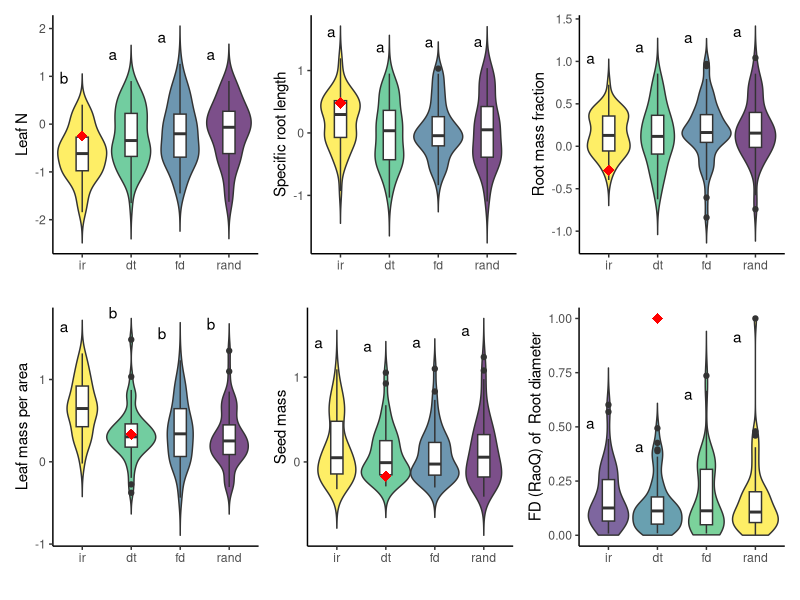
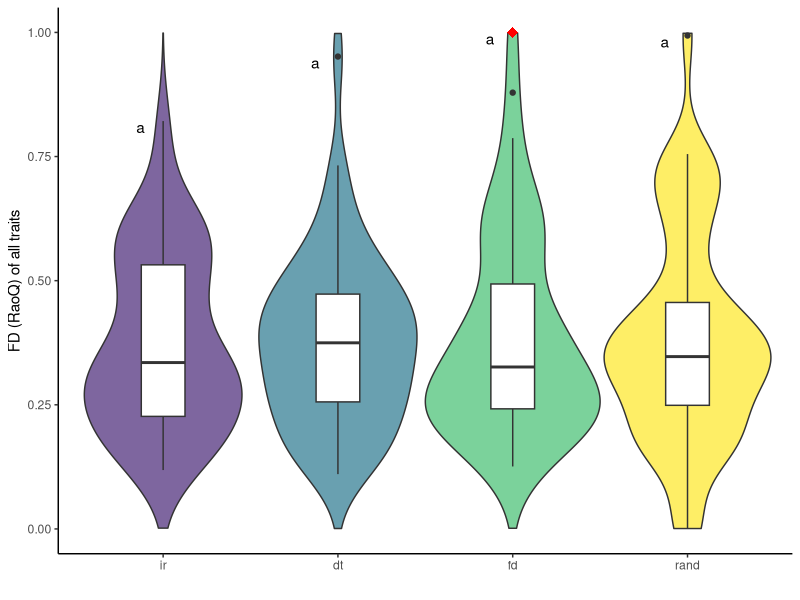
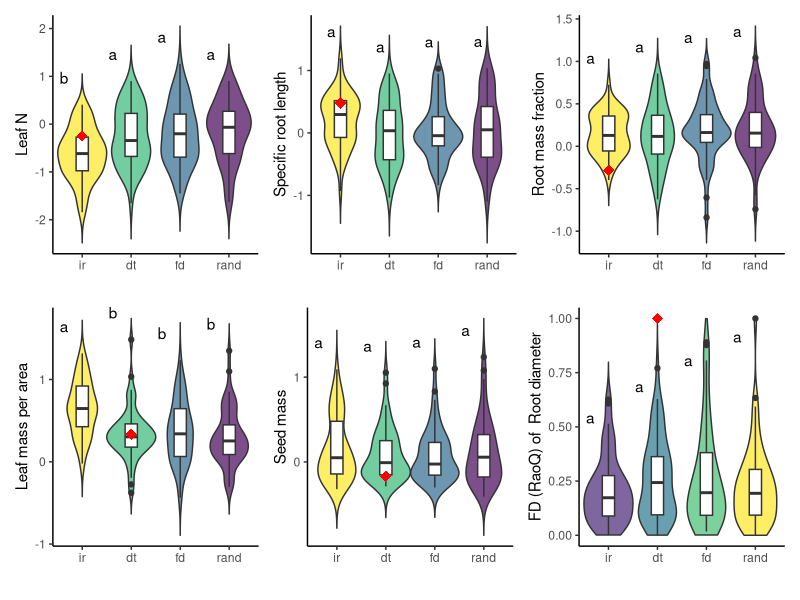
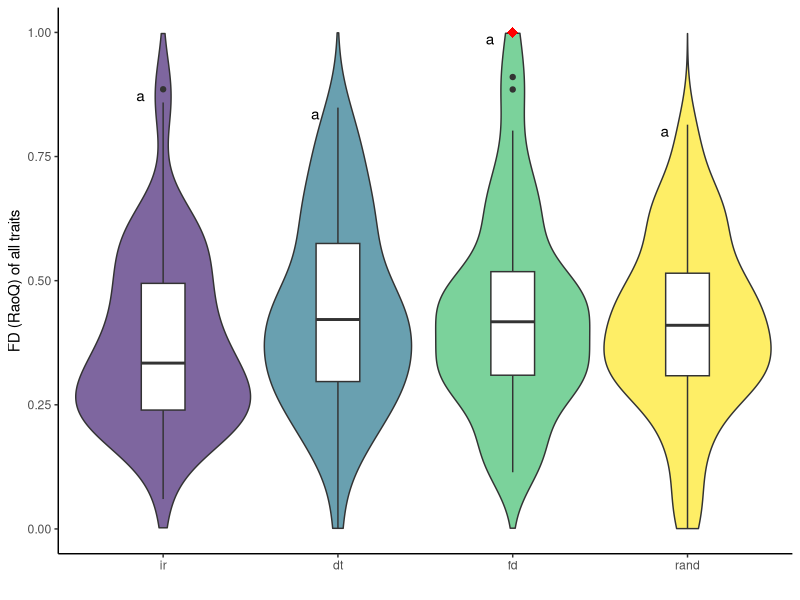
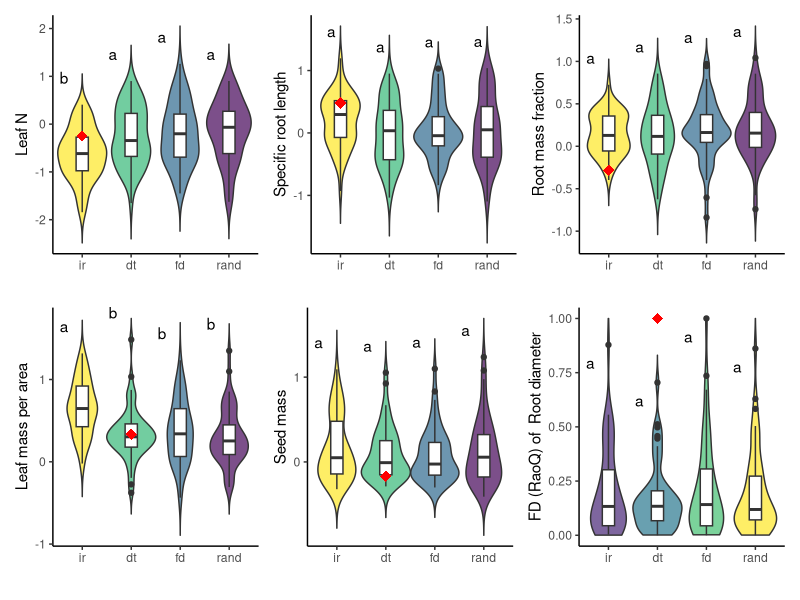
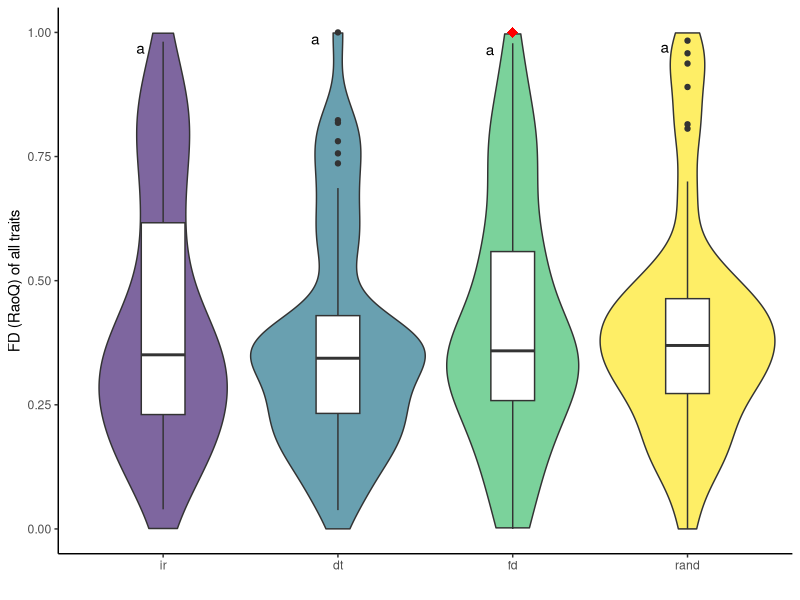
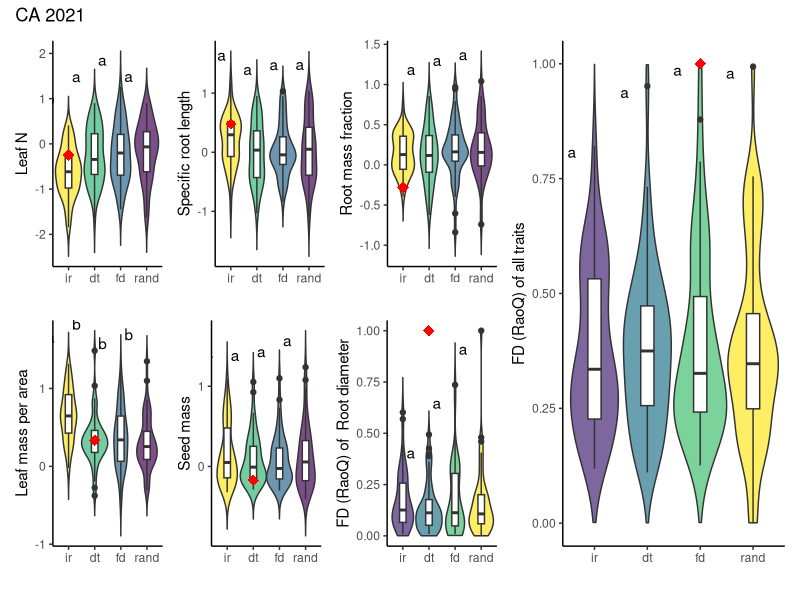
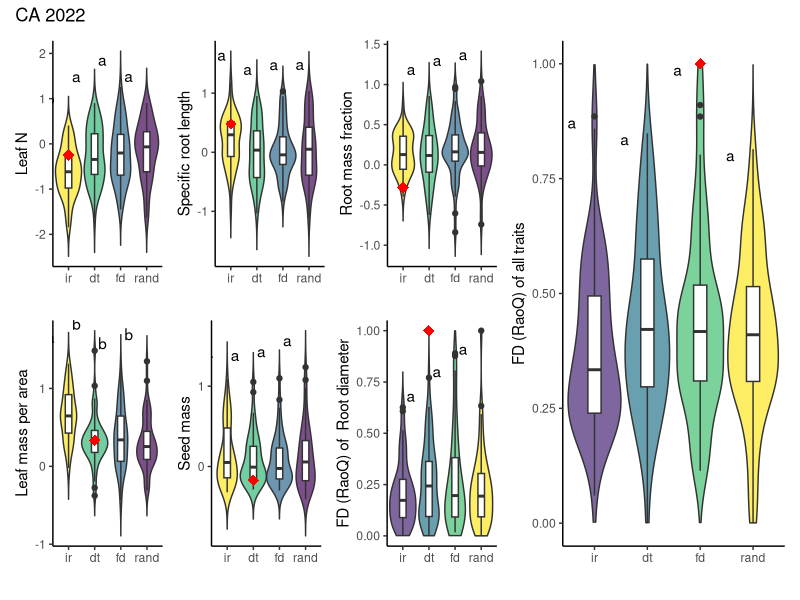

Here is the R script that generated these plots, in order: (Note: this script raises an error after producing the figures.)
#### CWM ANOVA's and figures for CA site
#### How to CWM's differ by trt?
#### How do CWM's maintain/change through time? (not on here right now)

library(tidyverse)

#### Functions needed to normalizing RoaQ, making post-hoc letters, 
#### and creating figures
# Function for normalizing FD
normalize <- function(x) {
  return ((x - min(x)) / (max(x) - min(x)))
}

# automatically extract post-hoc comparisons from tukey and place on plot
generateTukeyLabel <- function(model, y_var) {
  # Perform Tukey HSD
  tukey_cov <- TukeyHSD(model)
  # Display letters for each site
  multcompView::multcompLetters4(model, tukey_cov)
  sum_labels <- data.frame(multcompView::multcompLetters4(model, tukey_cov)$trt['Letters'])
  sum_labels <- sum_labels %>% rownames_to_column("trt")
  # Obtain letter position for y axis using means
  yvalue <- aggregate(y_var ~ trt, data = model$model, max)
  # Merge dataframes
  tukeylabel <- merge(sum_labels, yvalue)
  return(tukeylabel)
}

# make violin plot for traits functional diversity (RoaQ)
CWM_trait_FD_plot <- function(data, trait, ylab) {
  ggplot(data, aes_string("trt", trait)) +
    geom_violin(aes(fill = trt), width = 1, trim = FALSE) +
    geom_boxplot(width = 0.25) +
    #geom_jitter(width = 0.12, height = 0, size = 1, alpha = 0.3) +
    scale_fill_viridis_d(option = "D", begin = 0.1, end = 1, alpha = 0.7) +
    theme_classic() +
    ylab(paste("FD (RaoQ) of ", ylab)) +
    xlab("") +
    ylim(0,1)+
    #ylim(0,max(trait+.5)) +
    theme(legend.position = "none")
}

# make violin plot for trait 
CWM_trait_plot <- function(data, trait, ylab) {
  ggplot(data, aes_string("trt", trait)) +
    geom_violin(aes(fill = trt), width = 1, trim = FALSE) +
    geom_boxplot(width = 0.25) +
    #geom_jitter(width = 0.12, height = 0, size = 1, alpha = 0.3) +
    scale_fill_viridis_d(option = "D", begin = 1, end = .01, alpha = 0.7) +
    theme_classic() +
    ylab(ylab) +
    xlab("") +
    theme(legend.position = "none")
}


#### reading in data
dat <- read.csv("data/cwm_ca.csv") #cwm data
dat$trt <- factor(dat$trt, levels = c('ir','dt','fd','rand'),ordered = TRUE) #order trt levels
datFD <- read.csv("data/cwm_raoq_ca.csv") #cwm RoaQ data
datFD$trt <- factor(datFD$trt, levels = c('ir','dt','fd','rand'),ordered = TRUE) #order trt levels
#trait data
traits.ca <- read.csv("data/annualgrass.csv", header=TRUE, row.names=1) # CSV of species-trait combinations (for OG 25)
traits.ca <- traits.ca %>% select(-c(Asat,WUE,RLD,RTD))
# add graminoid
traits.ca$graminoid <- c(0,0,0,0,1,0,1,0,0,0, #10
                         1,1,0,1,0,1,1,1,0,0, #20
                         0,0,0,0,1,1,0,0,0,1, #30
                         1,0,0,1,1,0,1,1,0,1,1) #41
#scale traits
traits.ca$SRL = scale(log(traits.ca$SRL))
traits.ca$LMA = scale(log(traits.ca$LMA))
traits.ca$N = scale(log(traits.ca$N))
traits.ca$seed.mass = scale(traits.ca$seed.mass)
traits.ca$Rdiam = scale(log(traits.ca$Rdiam))
#traits.ca$sla = scale(log(traits.ca$sla))
traits.ca$RMF = scale(log(traits.ca$RMF))
#filter for only OG 25 species used
traits.ca <- traits.ca %>% 
  filter(Code != "AVBA") %>% 
  filter(Code != "BRNI") %>%
  filter(Code != "LUAL") %>%
  filter(Code != "MASA") %>% 
  filter(Code != "PEHE") %>% 
  filter(Code != "SACO") %>%
  filter(Code != "FEPE") %>%  # this one appears in communities, just not OG preds
  filter(Code != "FEMY") %>%  # this one appears in communities, just not OG preds
  filter(Code != "BRMA")      # this one appears in communities, just not OG preds

## subset data by year for figures
subdat21 <- dat %>% filter(year=="2021")
subdatFD21 <- datFD %>% filter(year=="2021")
subdat22 <- dat %>% filter(year=="2022")
subdatFD22 <- datFD %>% filter(year=="2022")
subdat23 <- dat %>% filter(year=="2023")
subdatFD23 <- datFD %>% filter(year=="2023")

#### Did traits of seeding treatments differ? (ANOVA, post-hoc Tukey, and plotting)
#### 2021 ####
summary(leafn21.mod <- aov(N~trt, subdat21))
leafn21.tuk <- generateTukeyLabel(leafn21.mod, subdat21$N)
leafn.ca.21 <- CWM_trait_plot(subdat21,subdat21$N,"Leaf N") +
  geom_point(aes(y=quantile(N,.33),x="ir"), data=traits.ca, col= "red", shape=18, size=3.5) + # Specifying the target object (red dot).
#  geom_point(aes(y=quantile(cwm21.wy$leafn,.25),x="ir"), data=traits.wy, col= "red", shape=18, size=3.5) # target could be specified per year, but probably makes less sense.
  geom_text(data = leafn21.tuk, aes(x = trt, y = y_var, label = Letters), hjust=2.5, vjust=-1.75, col="black") #add tukey labels

summary(srl21.mod <- aov(SRL~trt, subdat21))
srl21.tuk <- generateTukeyLabel(srl21.mod, subdat21$SRL)
srl.ca.21 <- CWM_trait_plot(subdat21,subdat21$SRL,"Specific root length") +
  geom_point(aes(y=quantile(SRL,.67),x="ir"), data=traits.ca, col= "red", shape=18, size=3.5) +
  geom_text(data = srl21.tuk, aes(x = trt, y = y_var, label = Letters), hjust=1.5, vjust=-1.75, col="black") #add tukey labels

summary(rmf21.mod <- aov(RMF~trt, subdat21))
rmf21.tuk <- generateTukeyLabel(rmf21.mod, subdat21$RMF)
rmf.ca.21 <- CWM_trait_plot(subdat21,subdat21$RMF,"Root mass fraction") +
  geom_point(aes(y=quantile(RMF,.33),x="ir"), data=traits.ca, col= "red", shape=18, size=3.5) +
  geom_text(data = rmf21.tuk, aes(x = trt, y = y_var, label = Letters), hjust=2.5, vjust=-1.75, col="black") #add tukey labels

summary(lma21.mod <- aov(LMA~trt, subdat21))
lma21.tuk <- generateTukeyLabel(lma21.mod, subdat21$LMA)
lma.ca.21 <- CWM_trait_plot(subdat21,subdat21$LMA,"Leaf mass per area") +
  geom_point(aes(y=quantile(LMA,.67),x="dt"),data=traits.ca, col= "red", shape=18, size=3.5) +
  geom_text(data = lma21.tuk, aes(x = trt, y = y_var, label = Letters), hjust=2.5, vjust=-1.75, col="black") #add tukey labels

summary(seedmass21.mod <- aov(seed.mass~trt, subdat21))
seedmass21.tuk <- generateTukeyLabel(seedmass21.mod, subdat21$seed.mass)
seedmass.ca.21 <- CWM_trait_plot(subdat21,subdat21$seed.mass,"Seed mass") +
  geom_point(aes(y=quantile(seed.mass,.67),x="dt"),data=traits.ca, col= "red", shape=18, size=3.5) +
  geom_text(data = seedmass21.tuk, aes(x = trt, y = y_var, label = Letters), hjust=2.5, vjust=-1.75, col="black") #add tukey labels

# rootdiam.wy.21 <- CWM_trait_plot(cwm21.wy,cwm21.wy$rootdiam,"Root diameter")
#plot veg as Raoq instead (normalize FD/RoaQ)
subdatFD21$rootdiam <- normalize(subdatFD21$rootdiam) #(normalize FD/RoaQ)
summary(rd21.mod <- aov(rootdiam~trt, subdatFD21)) #summary model
rd21.tuk <- generateTukeyLabel(rd21.mod, subdatFD21$rootdiam) #tukey and labels
rootdiam.ca.21 <- CWM_trait_FD_plot(subdatFD21,subdatFD21$rootdiam,"Root diameter") +
  geom_point(aes(y=max(rootdiam),x="dt"),data=subdatFD21, col= "red", shape=18, size=3.5) + #get target FD from annual highest possible (?)
  geom_text(data = rd21.tuk, aes(x = trt, y = y_var, label = Letters), hjust=2.5, vjust=2, col="black") #add tukey labels

subdatFD21$full <- normalize(subdatFD21$full) #(normalize FD/RoaQ)
summary(full21.mod <- aov(full~trt, subdatFD21)) #summary model
full21.tuk <- generateTukeyLabel(full21.mod, subdatFD21$full) #tukey and labels
FD.ca.21 <- subdatFD21 %>% 
  ggplot(aes(trt,full)) +
  geom_violin(aes(fill=trt), width=1, trim=F) +
  geom_boxplot(width=.25) +
  #geom_jitter(width=.12, height = 0, size= 1, alpha=.3) +
  scale_fill_viridis_d(option="D", begin = .1, end = 1, alpha=.7) +
  theme_classic() + ylab("FD (RaoQ) of all traits") + xlab("") + 
  ylim(0,1)+
  #ylim(0,max(cwm_roaq21.ca$full+3)) +
  theme(legend.position  = "none") +
  geom_point(aes(y=max(full),x="fd"),data=subdatFD21, col= "red", shape=18, size=3.5) + #get target FD from annual highest possible (?)
  geom_text(data = full21.tuk, aes(x = trt, y = y_var, label = Letters), hjust=3, vjust=1, col="black") #add tukey labels



#### 2022 ####
summary(leafn22.mod <- aov(N~trt, subdat22))
leafn22.tuk <- generateTukeyLabel(leafn22.mod, subdat22$N)
leafn.ca.22 <- CWM_trait_plot(subdat22,subdat22$N,"Leaf N") +
  geom_point(aes(y=quantile(N,.33),x="ir"), data=traits.ca, col= "red", shape=18, size=3.5) + # Specifying the target object (red dot).
  #  geom_point(aes(y=quantile(cwm22.wy$leafn,.25),x="ir"), data=traits.wy, col= "red", shape=18, size=3.5) # target could be specified per year, but probably makes less sense.
  geom_text(data = leafn22.tuk, aes(x = trt, y = y_var, label = Letters), hjust=2.5, vjust=-1.75, col="black") #add tukey labels

summary(srl22.mod <- aov(SRL~trt, subdat22))
srl22.tuk <- generateTukeyLabel(srl22.mod, subdat22$SRL)
srl.ca.22 <- CWM_trait_plot(subdat22,subdat22$SRL,"Specific root length") +
  geom_point(aes(y=quantile(SRL,.67),x="ir"), data=traits.ca, col= "red", shape=18, size=3.5) +
  geom_text(data = srl22.tuk, aes(x = trt, y = y_var, label = Letters), hjust=1.5, vjust=-1.75, col="black") #add tukey labels

summary(rmf22.mod <- aov(RMF~trt, subdat22))
rmf22.tuk <- generateTukeyLabel(rmf22.mod, subdat22$RMF)
rmf.ca.22 <- CWM_trait_plot(subdat22,subdat22$RMF,"Root mass fraction") +
  geom_point(aes(y=quantile(RMF,.33),x="ir"), data=traits.ca, col= "red", shape=18, size=3.5) +
  geom_text(data = rmf22.tuk, aes(x = trt, y = y_var, label = Letters), hjust=2.5, vjust=-1.75, col="black") #add tukey labels

summary(lma22.mod <- aov(LMA~trt, subdat22))
lma22.tuk <- generateTukeyLabel(lma22.mod, subdat22$LMA)
lma.ca.22 <- CWM_trait_plot(subdat22,subdat22$LMA,"Leaf mass per area") +
  geom_point(aes(y=quantile(LMA,.67),x="dt"),data=traits.ca, col= "red", shape=18, size=3.5) +
  geom_text(data = lma22.tuk, aes(x = trt, y = y_var, label = Letters), hjust=2.5, vjust=-1.75, col="black") #add tukey labels

summary(seedmass22.mod <- aov(seed.mass~trt, subdat22))
seedmass22.tuk <- generateTukeyLabel(seedmass22.mod, subdat22$seed.mass)
seedmass.ca.22 <- CWM_trait_plot(subdat22,subdat22$seed.mass,"Seed mass") +
  geom_point(aes(y=quantile(seed.mass,.67),x="dt"),data=traits.ca, col= "red", shape=18, size=3.5) +
  geom_text(data = seedmass22.tuk, aes(x = trt, y = y_var, label = Letters), hjust=2.5, vjust=-1.75, col="black") #add tukey labels

# rootdiam.wy.22 <- CWM_trait_plot(cwm22.wy,cwm22.wy$rootdiam,"Root diameter")
#plot veg as Raoq instead (normalize FD/RoaQ)
subdatFD22$rootdiam <- normalize(subdatFD22$rootdiam) #(normalize FD/RoaQ)
summary(rd22.mod <- aov(rootdiam~trt, subdatFD22)) #summary model
rd22.tuk <- generateTukeyLabel(rd22.mod, subdatFD22$rootdiam) #tukey and labels
rootdiam.ca.22 <- CWM_trait_FD_plot(subdatFD22,subdatFD22$rootdiam,"Root diameter") +
  geom_point(aes(y=max(rootdiam),x="dt"),data=subdatFD22, col= "red", shape=18, size=3.5) + #get target FD from annual highest possible (?)
  geom_text(data = rd22.tuk, aes(x = trt, y = y_var, label = Letters), hjust=2.5, vjust=2, col="black") #add tukey labels

subdatFD22$full <- normalize(subdatFD22$full) #(normalize FD/RoaQ)
summary(full22.mod <- aov(full~trt, subdatFD22)) #summary model
full22.tuk <- generateTukeyLabel(full22.mod, subdatFD22$full) #tukey and labels
FD.ca.22 <- subdatFD22 %>% 
  ggplot(aes(trt,full)) +
  geom_violin(aes(fill=trt), width=1, trim=F) +
  geom_boxplot(width=.25) +
  #geom_jitter(width=.12, height = 0, size= 1, alpha=.3) +
  scale_fill_viridis_d(option="D", begin = .1, end = 1, alpha=.7) +
  theme_classic() + ylab("FD (RaoQ) of all traits") + xlab("") + 
  ylim(0,1)+
  #ylim(0,max(cwm_roaq22.ca$full+3)) +
  theme(legend.position  = "none") +
  geom_point(aes(y=max(full),x="fd"),data=subdatFD22, col= "red", shape=18, size=3.5) + #get target FD from annual highest possible (?)
  geom_text(data = full22.tuk, aes(x = trt, y = y_var, label = Letters), hjust=3, vjust=1, col="black") #add tukey labels



#### 2023 ####
summary(leafn23.mod <- aov(N~trt, subdat23))
leafn23.tuk <- generateTukeyLabel(leafn23.mod, subdat23$N)
leafn.ca.23 <- CWM_trait_plot(subdat23,subdat23$N,"Leaf N") +
  geom_point(aes(y=quantile(N,.33),x="ir"), data=traits.ca, col= "red", shape=18, size=3.5) + # Specifying the target object (red dot).
  #  geom_point(aes(y=quantile(cwm23.wy$leafn,.25),x="ir"), data=traits.wy, col= "red", shape=18, size=3.5) # target could be specified per year, but probably makes less sense.
  geom_text(data = leafn23.tuk, aes(x = trt, y = y_var, label = Letters), hjust=2.5, vjust=-1.75, col="black") #add tukey labels

summary(srl23.mod <- aov(SRL~trt, subdat23))
srl23.tuk <- generateTukeyLabel(srl23.mod, subdat23$SRL)
srl.ca.23 <- CWM_trait_plot(subdat23,subdat23$SRL,"Specific root length") +
  geom_point(aes(y=quantile(SRL,.67),x="ir"), data=traits.ca, col= "red", shape=18, size=3.5) +
  geom_text(data = srl23.tuk, aes(x = trt, y = y_var, label = Letters), hjust=1.5, vjust=-1.75, col="black") #add tukey labels

summary(rmf23.mod <- aov(RMF~trt, subdat23))
rmf23.tuk <- generateTukeyLabel(rmf23.mod, subdat23$RMF)
rmf.ca.23 <- CWM_trait_plot(subdat23,subdat23$RMF,"Root mass fraction") +
  geom_point(aes(y=quantile(RMF,.33),x="ir"), data=traits.ca, col= "red", shape=18, size=3.5) +
  geom_text(data = rmf23.tuk, aes(x = trt, y = y_var, label = Letters), hjust=2.5, vjust=-1.75, col="black") #add tukey labels

summary(lma23.mod <- aov(LMA~trt, subdat23))
lma23.tuk <- generateTukeyLabel(lma23.mod, subdat23$LMA)
lma.ca.23 <- CWM_trait_plot(subdat23,subdat23$LMA,"Leaf mass per area") +
  geom_point(aes(y=quantile(LMA,.67),x="dt"),data=traits.ca, col= "red", shape=18, size=3.5) +
  geom_text(data = lma23.tuk, aes(x = trt, y = y_var, label = Letters), hjust=2.5, vjust=-1.75, col="black") #add tukey labels

summary(seedmass23.mod <- aov(seed.mass~trt, subdat23))
seedmass23.tuk <- generateTukeyLabel(seedmass23.mod, subdat23$seed.mass)
seedmass.ca.23 <- CWM_trait_plot(subdat23,subdat23$seed.mass,"Seed mass") +
  #ylim(0,max(subdat23$seed.mass))+
  geom_point(aes(y=quantile(seed.mass,.67),x="dt"),data=traits.ca, col= "red", shape=18, size=3.5) +
  geom_text(data = seedmass23.tuk, aes(x = trt, y = y_var, label = Letters), hjust=2.5, vjust=-1.75, col="black") 

# rootdiam.wy.23 <- CWM_trait_plot(cwm23.wy,cwm23.wy$rootdiam,"Root diameter")
#plot veg as Raoq instead (normalize FD/RoaQ)
subdatFD23$rootdiam <- normalize(subdatFD23$rootdiam) #(normalize FD/RoaQ)
summary(rd23.mod <- aov(rootdiam~trt, subdatFD23)) #summary model
rd23.tuk <- generateTukeyLabel(rd23.mod, subdatFD23$rootdiam) #tukey and labels
rootdiam.ca.23 <- CWM_trait_FD_plot(subdatFD23,subdatFD23$rootdiam,"Root diameter") +
  geom_point(aes(y=max(rootdiam),x="dt"),data=subdatFD23, col= "red", shape=18, size=3.5) + #get target FD from annual highest possible (?)
  geom_text(data = rd23.tuk, aes(x = trt, y = y_var, label = Letters), hjust=2.5, vjust=2, col="black") #add tukey labels

subdatFD23$full <- normalize(subdatFD23$full) #(normalize FD/RoaQ)
summary(full23.mod <- aov(full~trt, subdatFD23)) #summary model
full23.tuk <- generateTukeyLabel(full23.mod, subdatFD23$full) #tukey and labels
FD.ca.23 <- subdatFD23 %>% 
  ggplot(aes(trt,full)) +
  geom_violin(aes(fill=trt), width=1, trim=F) +
  geom_boxplot(width=.25) +
  #geom_jitter(width=.12, height = 0, size= 1, alpha=.3) +
  scale_fill_viridis_d(option="D", begin = .1, end = 1, alpha=.7) +
  theme_classic() + ylab("FD (RaoQ) of all traits") + xlab("") + 
  ylim(0,1)+
  #ylim(0,max(cwm_roaq23.ca$full+3)) +
  theme(legend.position  = "none") +
  geom_point(aes(y=max(full),x="fd"),data=subdatFD23, col= "red", shape=18, size=3.5) + #get target FD from annual highest possible (?)
  geom_text(data = full23.tuk, aes(x = trt, y = y_var, label = Letters), hjust=3, vjust=1, col="black") #add tukey labels


## Produce a .tiff file of our plots together!
library(patchwork)
# export 21
tiff("figures/cwm CA/traits_2021.tiff", res=400, height = 6,width =8.5, "in",compression = "lzw")
(leafn.ca.21 + srl.ca.21 + rmf.ca.21) / (lma.ca.21 + seedmass.ca.21 + rootdiam.ca.21)
dev.off()
tiff("figures/cwm CA/FD_2021.tiff", res=400, height = 4,width =4, "in",compression = "lzw")
FD.ca.21
dev.off()
# export 22
tiff("figures/cwm CA/traits_2022.tiff", res=400, height = 6,width =8.5, "in",compression = "lzw")
(leafn.ca.22 + srl.ca.22 + rmf.ca.22) / (lma.ca.22 + seedmass.ca.22 + rootdiam.ca.22)
dev.off()
tiff("figures/cwm CA/FD_2022.tiff", res=400, height = 4,width =4, "in",compression = "lzw")
FD.ca.22
dev.off()
# export 23
tiff("figures/cwm CA/traits_2023.tiff", res=400, height = 6,width =8.5, "in",compression = "lzw")
(leafn.ca.23 + srl.ca.23 + rmf.ca.23) / (lma.ca.23 + seedmass.ca.23 + rootdiam.ca.23)
dev.off()
tiff("figures/cwm CA/FD_2023.tiff", res=400, height = 4,width =4, "in",compression = "lzw")
FD.ca.23
dev.off()

## figure for short report
#21
tiff("figures/cwm CA/alltargets_2021.tiff", res=400, height = 6,width =12, "in",compression = "lzw")
(((leafn.ca.21 + srl.ca.21 + rmf.ca.21) / (lma.ca.21 + seedmass.ca.21 + rootdiam.ca.21)) | (FD.ca.21)) +
  plot_layout(widths = c(2,1)) + 
  plot_annotation(title = 'CA 2021')
dev.off()
#22
tiff("figures/cwm CA/alltargets_2022.tiff", res=400, height = 6,width =12, "in",compression = "lzw")
(((leafn.ca.22 + srl.ca.22 + rmf.ca.22) / (lma.ca.22 + seedmass.ca.22 + rootdiam.ca.22)) | (FD.ca.22)) +
  plot_layout(widths = c(2,1)) + 
  plot_annotation(title = 'CA 2022')
dev.off()
#23
tiff("figures/cwm CA/alltargets_2023.tiff", res=400, height = 6,width =12, "in",compression = "lzw")
(((leafn.ca.23 + srl.ca.23 + rmf.ca.23) / (lma.ca.23 + seedmass.ca.23 + rootdiam.ca.23)) | (FD.ca.23)) +
  plot_layout(widths = c(2,1)) + 
  plot_annotation(title = 'CA 2023')
dev.off()


#### add a legent to plots?
# leg <- cwm %>% 
#   ggplot(aes(Treatments,rootdiam)) +
#   geom_violin(aes(fill=Treatments), width=1, trim=F) +
#   scale_fill_viridis_d(option="D", begin = .1, end = 1, alpha=.7) +
#   theme_classic()
# leg
# 
# tiff("trait_legend.tiff", width = 3, height = 2, "in", res=400, compression = "lzw")
# grid::grid.newpage()
# grid::grid.draw(cowplot::get_legend(leg))
# dev.off()
# 
# gridExtra::grid.arrange(a,b,c,d,e,f,ncol=3)



### All years combined
summary(leafn.mod <- aov(N~trt, dat))
leafn.tuk <- generateTukeyLabel(leafn.mod, dat$N)
leafn.ca <- CWM_trait_plot(dat,dat$N,"Leaf N") +
  geom_point(aes(y=quantile(N,.33),x="ir"), data=traits.ca, col= "red", shape=18, size=3.5) + # Specifying the target object (red dot).
  #  geom_point(aes(y=quantile(cwm21.wy$leafn,.25),x="ir"), data=traits.wy, col= "red", shape=18, size=3.5) # target could be specified per year, but probably makes less sense.
  geom_text(data = leafn.tuk, aes(x = trt, y = y_var, label = Letters), hjust=2, vjust=-1.75, col="black") #add tukey labels

summary(srl.mod <- aov(SRL~trt, dat))
srl.tuk <- generateTukeyLabel(srl.mod, dat$SRL)
srl.ca <- CWM_trait_plot(dat,dat$SRL,"Specific root length") +
  geom_point(aes(y=quantile(SRL,.67),x="ir"), data=traits.ca, col= "red", shape=18, size=3.5) +
  geom_text(data = srl.tuk, aes(x = trt, y = y_var, label = Letters), hjust=1.5, vjust=-1.75, col="black") #add tukey labels

summary(rmf.mod <- aov(RMF~trt, dat))
rmf.tuk <- generateTukeyLabel(rmf.mod, dat$RMF)
rmf.ca <- CWM_trait_plot(dat,dat$RMF,"Root mass fraction") +
  geom_point(aes(y=quantile(RMF,.33),x="ir"), data=traits.ca, col= "red", shape=18, size=3.5) +
  geom_text(data = rmf.tuk, aes(x = trt, y = y_var, label = Letters), hjust=2, vjust=-.5, col="black") #add tukey labels

summary(lma.mod <- aov(LMA~trt, dat))
lma.tuk <- generateTukeyLabel(lma.mod, dat$LMA)
lma.ca <- CWM_trait_plot(dat,dat$LMA,"Leaf mass per area") +
  geom_point(aes(y=quantile(LMA,.67),x="dt"),data=traits.ca, col= "red", shape=18, size=3.5) +
  # scale_y_continuous(
  #   "unloged unsclaed", 
  #   sec.axis = sec_axis(~ . * 1.20, name = "mpg (UK)"))+
  geom_text(data = lma.tuk, aes(x = trt, y = y_var, label = Letters), hjust=2.5, vjust=-1.75, col="black") #add tukey labels

summary(seedmass.mod <- aov(seed.mass~trt, dat))
seedmass.tuk <- generateTukeyLabel(seedmass.mod, dat$seed.mass)
seedmass.ca <- CWM_trait_plot(dat,dat$seed.mass,"Seed mass") +
  geom_point(aes(y=quantile(seed.mass,.67),x="dt"),data=traits.ca, col= "red", shape=18, size=3.5) +
  geom_text(data = seedmass.tuk, aes(x = trt, y = y_var, label = Letters), hjust=2, vjust=-1.5, col="black") #add tukey labels

# rootdiam.wy.21 <- CWM_trait_plot(cwm21.wy,cwm21.wy$rootdiam,"Root diameter")
#plot veg as Raoq instead (normalize FD/RoaQ)
datFD$rootdiam <- normalize(datFD$rootdiam) #(normalize FD/RoaQ)
datFD %>% group_by(trt) %>% summarize(maxrd = max(rootdiam)) #find max in just DT for target
maxdtrootdiam <- .552
summary(rd.mod <- aov(rootdiam~trt, datFD)) #summary model
rd.tuk <- generateTukeyLabel(rd.mod, datFD$rootdiam) #tukey and labels
rootdiam.ca <- CWM_trait_FD_plot(datFD,datFD$rootdiam,"Root diameter") +
  geom_point(aes(y=maxdtrootdiam,x="dt"), col= "red", shape=18, size=3.5) + #get target FD from annual highest possible (?)
  #geom_point(aes(y=max(rootdiam),x="dt"),data=datFD, col= "red", shape=18, size=3.5) + #get target FD from annual highest possible (?)
  geom_text(data = rd.tuk, aes(x = trt, y = y_var, label = Letters), hjust=2.5, vjust=2, col="black") #add tukey labels

datFD$full <- normalize(datFD$full) #(normalize FD/RoaQ)
summary(full.mod <- aov(full~trt, datFD)) #summary model
full.tuk <- generateTukeyLabel(full.mod, datFD$full) #tukey and labels
FD.ca <- datFD %>% 
  ggplot(aes(trt,full)) +
  geom_violin(aes(fill=trt), width=1, trim=F) +
  geom_boxplot(width=.25) +
  #geom_jitter(width=.12, height = 0, size= 1, alpha=.3) +
  scale_fill_viridis_d(option="D", begin = .1, end = 1, alpha=.7) +
  theme_classic() + ylab("FD (RaoQ) of all traits") + xlab("") + 
  ylim(0,1)+
  #ylim(0,max(cwm_roaq21.ca$full+3)) +
  theme(legend.position  = "none") +
  geom_point(aes(y=max(full),x="fd"),data=datFD, col= "red", shape=18, size=3.5) + #get target FD from annual highest possible (?)
  geom_text(data = full.tuk, aes(x = trt, y = y_var, label = Letters), hjust=3, vjust=1, col="black") #add tukey labels

datamore <- datFD %>% mutate(seedtrt = ifelse(trt=="ir", "Invasion Resistant",
                                                          ifelse(trt=="dt", "Drought Tolerant",
                                                                 ifelse(trt=="fd", "Functionally Diverse", "Random"))))
legplot <- datamore %>% 
  ggplot(aes(trt,full)) +
  geom_violin(aes(fill=seedtrt), width=1, trim=F) +
  geom_boxplot(width=.25) +
  #geom_jitter(width=.12, height = 0, size= 1, alpha=.3) +
  scale_fill_viridis_d(option="D", begin = .1, end = 1, alpha=.7) +
  theme_classic() +
  labs(fill="Seeding Treatment")+ 
  ylim(0,1)+
  #ylim(0,max(cwm_roaq21.ca$full+3)) +
  theme(legend.position  = "right")
leg <- get_legend(legplot)
  
  # Convert to a ggplot and print
legend <- as_ggplot(leg)
  
# all figure
png("figures/cwm CA/alltargets.png", res=400, height = 6,width =12, "in")#,compression = "lzw")
(((leafn.ca + srl.ca + rmf.ca) / (lma.ca + seedmass.ca + rootdiam.ca)) | (legend)/(FD.ca)) +
  plot_layout(widths = c(2.25,.75)) + 
  plot_annotation(title = 'CA (all years)')
dev.off()
